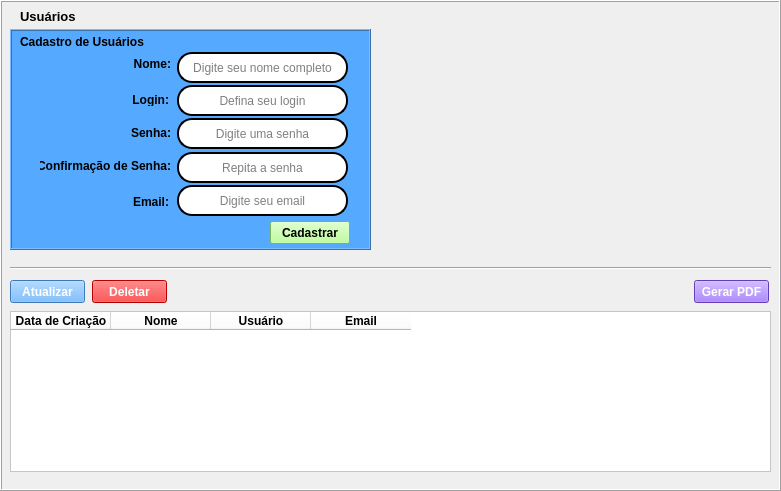
   <widget class="QFrame" name="users">
    <property name="geometry">
     <rect>
      <x>10</x>
      <y>120</y>
      <width>781</width>
      <height>491</height>
     </rect>
    </property>
    <property name="frameShape">
     <enum>QFrame::Box</enum>
    </property>
    <property name="frameShadow">
     <enum>QFrame::Raised</enum>
    </property>
    <widget class="QLabel" name="label_9">
     <property name="geometry">
      <rect>
       <x>20</x>
       <y>8</y>
       <width>71</width>
       <height>16</height>
      </rect>
     </property>
     <property name="font">
      <font>
       <pointsize>10</pointsize>
       <weight>75</weight>
       <bold>true</bold>
      </font>
     </property>
     <property name="text">
      <string>Usuários</string>
     </property>
    </widget>
    <widget class="QLabel" name="label_14">
     <property name="geometry">
      <rect>
       <x>20</x>
       <y>34</y>
       <width>141</width>
       <height>16</height>
      </rect>
     </property>
     <property name="font">
      <font>
       <weight>75</weight>
       <bold>true</bold>
      </font>
     </property>
     <property name="styleSheet">
      <string notr="true">background-color: rgb(85, 170, 255);</string>
     </property>
     <property name="text">
      <string>Cadastro de Usuários</string>
     </property>
    </widget>
    <widget class="QLabel" name="label_15">
     <property name="geometry">
      <rect>
       <x>124</x>
       <y>57</y>
       <width>47</width>
       <height>13</height>
      </rect>
     </property>
     <property name="font">
      <font>
       <weight>75</weight>
       <bold>true</bold>
      </font>
     </property>
     <property name="styleSheet">
      <string notr="true">background-color: rgb(85, 170, 255);</string>
     </property>
     <property name="text">
      <string>Nome:</string>
     </property>
     <property name="alignment">
      <set>Qt::AlignRight|Qt::AlignTrailing|Qt::AlignVCenter</set>
     </property>
    </widget>
    <widget class="QLabel" name="label_16">
     <property name="geometry">
      <rect>
       <x>122</x>
       <y>93</y>
       <width>47</width>
       <height>13</height>
      </rect>
     </property>
     <property name="font">
      <font>
       <weight>75</weight>
       <bold>true</bold>
      </font>
     </property>
     <property name="styleSheet">
      <string notr="true">background-color: rgb(85, 170, 255);</string>
     </property>
     <property name="text">
      <string>Login:</string>
     </property>
     <property name="alignment">
      <set>Qt::AlignRight|Qt::AlignTrailing|Qt::AlignVCenter</set>
     </property>
    </widget>
    <widget class="QLabel" name="label_17">
     <property name="geometry">
      <rect>
       <x>121</x>
       <y>126</y>
       <width>50</width>
       <height>13</height>
      </rect>
     </property>
     <property name="font">
      <font>
       <weight>75</weight>
       <bold>true</bold>
      </font>
     </property>
     <property name="styleSheet">
      <string notr="true">background-color: rgb(85, 170, 255);</string>
     </property>
     <property name="text">
      <string>Senha:</string>
     </property>
     <property name="alignment">
      <set>Qt::AlignRight|Qt::AlignTrailing|Qt::AlignVCenter</set>
     </property>
    </widget>
    <widget class="QLabel" name="label_18">
     <property name="geometry">
      <rect>
       <x>40</x>
       <y>156</y>
       <width>131</width>
       <height>20</height>
      </rect>
     </property>
     <property name="font">
      <font>
       <weight>75</weight>
       <bold>true</bold>
      </font>
     </property>
     <property name="styleSheet">
      <string notr="true">background-color: rgb(85, 170, 255);</string>
     </property>
     <property name="text">
      <string>Confirmação de Senha:</string>
     </property>
     <property name="alignment">
      <set>Qt::AlignRight|Qt::AlignTrailing|Qt::AlignVCenter</set>
     </property>
    </widget>
    <widget class="QLabel" name="label_19">
     <property name="geometry">
      <rect>
       <x>119</x>
       <y>195</y>
       <width>50</width>
       <height>13</height>
      </rect>
     </property>
     <property name="font">
      <font>
       <weight>75</weight>
       <bold>true</bold>
      </font>
     </property>
     <property name="styleSheet">
      <string notr="true">background-color: rgb(85, 170, 255);</string>
     </property>
     <property name="text">
      <string>Email:</string>
     </property>
     <property name="alignment">
      <set>Qt::AlignRight|Qt::AlignTrailing|Qt::AlignVCenter</set>
     </property>
    </widget>
    <widget class="QLineEdit" name="lineEdit">
     <property name="geometry">
      <rect>
       <x>177</x>
       <y>52</y>
       <width>171</width>
       <height>31</height>
      </rect>
     </property>
     <property name="styleSheet">
      <string notr="true">background-color: rgb(255, 255, 255);
border-radius: 15px;
border-style: outset;
border-width: 2px;</string>
     </property>
     <property name="alignment">
      <set>Qt::AlignCenter</set>
     </property>
     <property name="placeholderText">
      <string>Digite seu nome completo</string>
     </property>
    </widget>
    <widget class="QLineEdit" name="lineEdit_2">
     <property name="geometry">
      <rect>
       <x>177</x>
       <y>85</y>
       <width>171</width>
       <height>31</height>
      </rect>
     </property>
     <property name="styleSheet">
      <string notr="true">background-color: rgb(255, 255, 255);
border-radius: 15px;
border-style: outset;
border-width: 2px;</string>
     </property>
     <property name="alignment">
      <set>Qt::AlignCenter</set>
     </property>
     <property name="placeholderText">
      <string>Defina seu login</string>
     </property>
    </widget>
    <widget class="QLineEdit" name="lineEdit_3">
     <property name="geometry">
      <rect>
       <x>177</x>
       <y>118</y>
       <width>171</width>
       <height>31</height>
      </rect>
     </property>
     <property name="styleSheet">
      <string notr="true">background-color: rgb(255, 255, 255);
border-radius: 15px;
border-style: outset;
border-width: 2px;</string>
     </property>
     <property name="echoMode">
      <enum>QLineEdit::Password</enum>
     </property>
     <property name="alignment">
      <set>Qt::AlignCenter</set>
     </property>
     <property name="placeholderText">
      <string>Digite uma senha</string>
     </property>
    </widget>
    <widget class="QLineEdit" name="lineEdit_4">
     <property name="geometry">
      <rect>
       <x>177</x>
       <y>152</y>
       <width>171</width>
       <height>31</height>
      </rect>
     </property>
     <property name="styleSheet">
      <string notr="true">background-color: rgb(255, 255, 255);
border-radius: 15px;
border-style: outset;
border-width: 2px;</string>
     </property>
     <property name="echoMode">
      <enum>QLineEdit::Password</enum>
     </property>
     <property name="alignment">
      <set>Qt::AlignCenter</set>
     </property>
     <property name="placeholderText">
      <string>Repita a senha</string>
     </property>
    </widget>
    <widget class="QLineEdit" name="lineEdit_5">
     <property name="geometry">
      <rect>
       <x>177</x>
       <y>185</y>
       <width>171</width>
       <height>31</height>
      </rect>
     </property>
     <property name="styleSheet">
      <string notr="true">background-color: rgb(255, 255, 255);
border-radius: 15px;
border-style: outset;
border-width: 2px;</string>
     </property>
     <property name="alignment">
      <set>Qt::AlignCenter</set>
     </property>
     <property name="placeholderText">
      <string>Digite seu email</string>
     </property>
    </widget>
    <widget class="QPushButton" name="pushButton_7">
     <property name="geometry">
      <rect>
       <x>270</x>
       <y>221</y>
       <width>80</width>
       <height>23</height>
      </rect>
     </property>
     <property name="font">
      <font>
       <weight>75</weight>
       <bold>true</bold>
      </font>
     </property>
     <property name="styleSheet">
      <string notr="true">background-color: rgb(170, 255, 127);</string>
     </property>
     <property name="text">
      <string>Cadastrar</string>
     </property>
    </widget>
    <widget class="QFrame" name="frame_5">
     <property name="geometry">
      <rect>
       <x>10</x>
       <y>29</y>
       <width>361</width>
       <height>221</height>
      </rect>
     </property>
     <property name="styleSheet">
      <string notr="true">background-color: rgb(85, 170, 255);</string>
     </property>
     <property name="frameShape">
      <enum>QFrame::Box</enum>
     </property>
     <property name="frameShadow">
      <enum>QFrame::Raised</enum>
     </property>
     <widget class="QLabel" name="label_20">
      <property name="geometry">
       <rect>
        <x>20</x>
        <y>193</y>
        <width>231</width>
        <height>20</height>
       </rect>
      </property>
      <property name="font">
       <font>
        <pointsize>10</pointsize>
        <weight>75</weight>
        <bold>true</bold>
       </font>
      </property>
      <property name="text">
       <string/>
      </property>
     </widget>
    </widget>
    <widget class="Line" name="line_16">
     <property name="geometry">
      <rect>
       <x>10</x>
       <y>260</y>
       <width>761</width>
       <height>16</height>
      </rect>
     </property>
     <property name="orientation">
      <enum>Qt::Horizontal</enum>
     </property>
    </widget>
    <widget class="QTableWidget" name="tableWidget_6">
     <property name="geometry">
      <rect>
       <x>10</x>
       <y>311</y>
       <width>761</width>
       <height>161</height>
      </rect>
     </property>
     <property name="styleSheet">
      <string notr="true">background-color: rgb(255, 255, 255);</string>
     </property>
     <column>
      <property name="text">
       <string>Data de Criação</string>
      </property>
      <property name="font">
       <font>
        <weight>75</weight>
        <bold>true</bold>
       </font>
      </property>
      <property name="textAlignment">
       <set>AlignCenter</set>
      </property>
     </column>
     <column>
      <property name="text">
       <string>Nome</string>
      </property>
      <property name="font">
       <font>
        <weight>75</weight>
        <bold>true</bold>
       </font>
      </property>
      <property name="textAlignment">
       <set>AlignCenter</set>
      </property>
     </column>
     <column>
      <property name="text">
       <string>Usuário</string>
      </property>
      <property name="font">
       <font>
        <weight>75</weight>
        <bold>true</bold>
       </font>
      </property>
      <property name="textAlignment">
       <set>AlignCenter</set>
      </property>
     </column>
     <column>
      <property name="text">
       <string>Email</string>
      </property>
      <property name="font">
       <font>
        <weight>75</weight>
        <bold>true</bold>
       </font>
      </property>
      <property name="textAlignment">
       <set>AlignCenter</set>
      </property>
     </column>
    </widget>
    <widget class="QPushButton" name="pushButton_15">
     <property name="geometry">
      <rect>
       <x>10</x>
       <y>280</y>
       <width>75</width>
       <height>23</height>
      </rect>
     </property>
     <property name="font">
      <font>
       <weight>75</weight>
       <bold>true</bold>
      </font>
     </property>
     <property name="styleSheet">
      <string notr="true">background-color: rgb(85, 170, 255);
color: rgb(255, 255, 255);</string>
     </property>
     <property name="text">
      <string>Atualizar</string>
     </property>
    </widget>
    <widget class="QPushButton" name="pushButton_16">
     <property name="geometry">
      <rect>
       <x>92</x>
       <y>280</y>
       <width>75</width>
       <height>23</height>
      </rect>
     </property>
     <property name="font">
      <font>
       <weight>75</weight>
       <bold>true</bold>
      </font>
     </property>
     <property name="styleSheet">
      <string notr="true">background-color: rgb(255, 0, 0);
color: rgb(255, 255, 255);</string>
     </property>
     <property name="text">
      <string>Deletar</string>
     </property>
    </widget>
    <widget class="QPushButton" name="pushButton_17">
     <property name="geometry">
      <rect>
       <x>694</x>
       <y>280</y>
       <width>75</width>
       <height>23</height>
      </rect>
     </property>
     <property name="font">
      <font>
       <weight>75</weight>
       <bold>true</bold>
      </font>
     </property>
     <property name="styleSheet">
      <string notr="true">background-color: rgb(139, 85, 255);
color: rgb(255, 255, 255);</string>
     </property>
     <property name="text">
      <string>Gerar PDF</string>
     </property>
    </widget>
    <zorder>label_9</zorder>
    <zorder>frame_5</zorder>
    <zorder>pushButton_7</zorder>
    <zorder>lineEdit_5</zorder>
    <zorder>lineEdit_2</zorder>
    <zorder>lineEdit</zorder>
    <zorder>lineEdit_4</zorder>
    <zorder>lineEdit_3</zorder>
    <zorder>label_19</zorder>
    <zorder>label_16</zorder>
    <zorder>label_15</zorder>
    <zorder>label_18</zorder>
    <zorder>label_17</zorder>
    <zorder>label_14</zorder>
    <zorder>line_16</zorder>
    <zorder>tableWidget_6</zorder>
    <zorder>pushButton_15</zorder>
    <zorder>pushButton_16</zorder>
    <zorder>pushButton_17</zorder>
   </widget>
